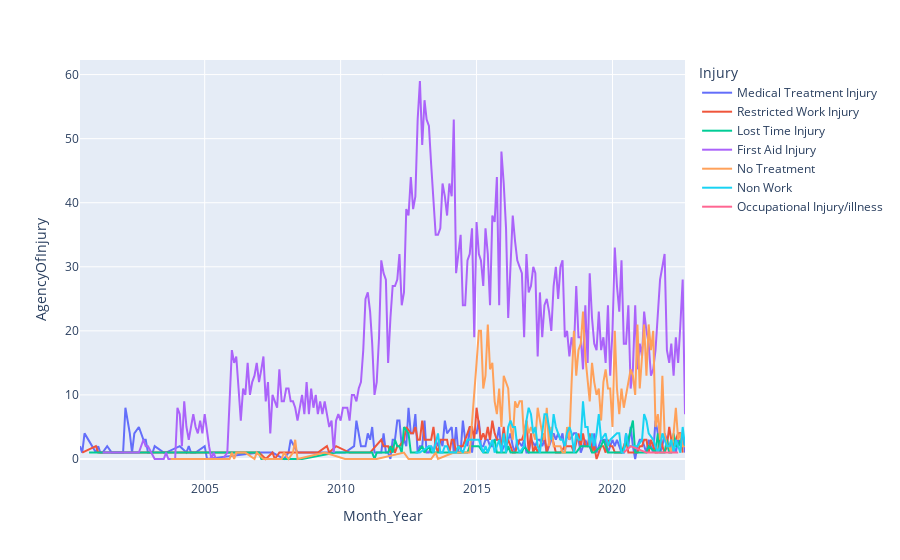

Notebook code cell kept with this figure:
### Code cell
import plotly.express as px

fig = px.line(grp1, y='AgencyOfInjury', color='Injury')
fig.show()

### Figure 1 — Plotly figure (JSON) as saved in the notebook; plotly's stock layout.template omitted (floating-point values rounded to 4 significant figures; data arrays with more than 128 entries replaced by an {"elided": "..."} marker saying what was removed)
{"data": [{"hovertemplate": "Injury=Medical Treatment Injury<br>Month_Year=%{x}<br>AgencyOfInjury=%{y}<extra></extra>", "legendgroup": "Medical Treatment Injury", "line": {"color": "#636efa", "dash": "solid"}, "marker": {"symbol": "circle"}, "mode": "lines", "name": "Medical Treatment Injury", "orientation": "v", "showlegend": true, "type": "scatter", "x": {"elided": "182 str values"}, "xaxis": "x", "y": {"elided": "182 int values"}, "yaxis": "y"}, {"hovertemplate": "Injury=Restricted Work Injury<br>Month_Year=%{x}<br>AgencyOfInjury=%{y}<extra></extra>", "legendgroup": "Restricted Work Injury", "line": {"color": "#EF553B", "dash": "solid"}, "marker": {"symbol": "circle"}, "mode": "lines", "name": "Restricted Work Injury", "orientation": "v", "showlegend": true, "type": "scatter", "x": {"elided": "142 str values"}, "xaxis": "x", "y": {"elided": "142 int values"}, "yaxis": "y"}, {"hovertemplate": "Injury=Lost Time Injury<br>Month_Year=%{x}<br>AgencyOfInjury=%{y}<extra></extra>", "legendgroup": "Lost Time Injury", "line": {"color": "#00cc96", "dash": "solid"}, "marker": {"symbol": "circle"}, "mode": "lines", "name": "Lost Time Injury", "orientation": "v", "showlegend": true, "type": "scatter", "x": ["2000-10-01T00:00:00", "2002-02-01T00:00:00", "2002-03-01T00:00:00", "2002-10-01T00:00:00", "2002-11-01T00:00:00", "2003-07-01T00:00:00", "2004-01-01T00:00:00", "2007-01-01T00:00:00", "2007-02-01T00:00:00", "2008-08-01T00:00:00", "2009-11-01T00:00:00", "2010-08-01T00:00:00", "2011-03-01T00:00:00", "2011-04-01T00:00:00", "2011-05-01T00:00:00", "2011-06-01T00:00:00", "2011-07-01T00:00:00", "2011-08-01T00:00:00", "2011-09-01T00:00:00", "2011-10-01T00:00:00", "2011-11-01T00:00:00", "2011-12-01T00:00:00", "2012-01-01T00:00:00", "2012-02-01T00:00:00", "2012-03-01T00:00:00", "2012-04-01T00:00:00", "2012-05-01T00:00:00", "2012-07-01T00:00:00", "2012-08-01T00:00:00", "2012-09-01T00:00:00", "2012-10-01T00:00:00", "2012-11-01T00:00:00", "2013-01-01T00:00:00", "2013-02-01T00:00:00", "2013-04-01T00:00:00", "2013-05-01T00:00:00", "2013-06-01T00:00:00", "2013-07-01T00:00:00", "2013-08-01T00:00:00", "2013-09-01T00:00:00", "2013-12-01T00:00:00", "2014-02-01T00:00:00", "2014-04-01T00:00:00", "2014-06-01T00:00:00", "2014-07-01T00:00:00", "2014-08-01T00:00:00", "2014-09-01T00:00:00", "2014-10-01T00:00:00", "2014-11-01T00:00:00", "2015-01-01T00:00:00", "2015-02-01T00:00:00", "2015-04-01T00:00:00", "2015-06-01T00:00:00", "2015-07-01T00:00:00", "2015-09-01T00:00:00", "2015-10-01T00:00:00", "2015-12-01T00:00:00", "2016-02-01T00:00:00", "2016-03-01T00:00:00", "2016-04-01T00:00:00", "2016-06-01T00:00:00", "2016-09-01T00:00:00", "2016-10-01T00:00:00", "2016-12-01T00:00:00", "2017-04-01T00:00:00", "2017-06-01T00:00:00", "2017-08-01T00:00:00", "2017-10-01T00:00:00", "2018-03-01T00:00:00", "2018-07-01T00:00:00", "2018-09-01T00:00:00", "2018-11-01T00:00:00", "2019-03-01T00:00:00", "2019-04-01T00:00:00", "2019-05-01T00:00:00", "2019-08-01T00:00:00", "2019-09-01T00:00:00", "2019-11-01T00:00:00", "2019-12-01T00:00:00", "2020-01-01T00:00:00", "2020-02-01T00:00:00", "2020-04-01T00:00:00", "2020-05-01T00:00:00", "2020-08-01T00:00:00", "2020-10-01T00:00:00", "2020-11-01T00:00:00", "2020-12-01T00:00:00", "2021-02-01T00:00:00", "2021-04-01T00:00:00", "2021-05-01T00:00:00", "2021-08-01T00:00:00", "2021-09-01T00:00:00", "2021-10-01T00:00:00", "2021-11-01T00:00:00", "2021-12-01T00:00:00", "2022-01-01T00:00:00", "2022-02-01T00:00:00", "2022-03-01T00:00:00", "2022-04-01T00:00:00", "2022-05-01T00:00:00", "2022-06-01T00:00:00", "2022-07-01T00:00:00", "2022-08-01T00:00:00"], "xaxis": "x", "y": [1, 1, 1, 1, 1, 1, 1, 1, 0, 0, 1, 1, 1, 0, 1, 1, 1, 1, 1, 1, 2, 1, 3, 2, 2, 1, 5, 4, 1, 1, 1, 1, 2, 1, 2, 1, 1, 1, 1, 1, 1, 1, 1, 1, 1, 1, 1, 2, 2, 2, 2, 1, 1, 2, 3, 1, 1, 1, 2, 1, 1, 1, 2, 1, 1, 1, 1, 1, 1, 1, 1, 2, 2, 1, 1, 2, 3, 1, 1, 1, 1, 1, 1, 3, 6, 1, 1, 1, 1, 2, 1, 4, 1, 1, 1, 3, 1, 1, 4, 2, 2, 3, 2], "yaxis": "y"}, {"hovertemplate": "Injury=First Aid Injury<br>Month_Year=%{x}<br>AgencyOfInjury=%{y}<extra></extra>", "legendgroup": "First Aid Injury", "line": {"color": "#ab63fa", "dash": "solid"}, "marker": {"symbol": "circle"}, "mode": "lines", "name": "First Aid Injury", "orientation": "v", "showlegend": true, "type": "scatter", "x": {"elided": "234 str values"}, "xaxis": "x", "y": {"elided": "234 int values"}, "yaxis": "y"}, {"hovertemplate": "Injury=No Treatment<br>Month_Year=%{x}<br>AgencyOfInjury=%{y}<extra></extra>", "legendgroup": "No Treatment", "line": {"color": "#FFA15A", "dash": "solid"}, "marker": {"symbol": "circle"}, "mode": "lines", "name": "No Treatment", "orientation": "v", "showlegend": true, "type": "scatter", "x": {"elided": "134 str values"}, "xaxis": "x", "y": {"elided": "134 int values"}, "yaxis": "y"}, {"hovertemplate": "Injury=Non Work<br>Month_Year=%{x}<br>AgencyOfInjury=%{y}<extra></extra>", "legendgroup": "Non Work", "line": {"color": "#19d3f3", "dash": "solid"}, "marker": {"symbol": "circle"}, "mode": "lines", "name": "Non Work", "orientation": "v", "showlegend": true, "type": "scatter", "x": ["2012-10-01T00:00:00", "2012-11-01T00:00:00", "2012-12-01T00:00:00", "2013-04-01T00:00:00", "2013-05-01T00:00:00", "2013-06-01T00:00:00", "2013-08-01T00:00:00", "2013-09-01T00:00:00", "2013-10-01T00:00:00", "2013-11-01T00:00:00", "2013-12-01T00:00:00", "2014-01-01T00:00:00", "2014-02-01T00:00:00", "2014-04-01T00:00:00", "2014-05-01T00:00:00", "2014-07-01T00:00:00", "2014-08-01T00:00:00", "2014-09-01T00:00:00", "2014-10-01T00:00:00", "2015-01-01T00:00:00", "2015-02-01T00:00:00", "2015-03-01T00:00:00", "2015-04-01T00:00:00", "2015-05-01T00:00:00", "2015-06-01T00:00:00", "2015-07-01T00:00:00", "2015-08-01T00:00:00", "2015-09-01T00:00:00", "2015-11-01T00:00:00", "2015-12-01T00:00:00", "2016-01-01T00:00:00", "2016-02-01T00:00:00", "2016-03-01T00:00:00", "2016-04-01T00:00:00", "2016-05-01T00:00:00", "2016-06-01T00:00:00", "2016-07-01T00:00:00", "2016-08-01T00:00:00", "2016-10-01T00:00:00", "2016-11-01T00:00:00", "2016-12-01T00:00:00", "2017-01-01T00:00:00", "2017-02-01T00:00:00", "2017-03-01T00:00:00", "2017-04-01T00:00:00", "2017-05-01T00:00:00", "2017-06-01T00:00:00", "2017-07-01T00:00:00", "2017-08-01T00:00:00", "2017-10-01T00:00:00", "2017-11-01T00:00:00", "2017-12-01T00:00:00", "2018-01-01T00:00:00", "2018-02-01T00:00:00", "2018-03-01T00:00:00", "2018-04-01T00:00:00", "2018-05-01T00:00:00", "2018-06-01T00:00:00", "2018-07-01T00:00:00", "2018-08-01T00:00:00", "2018-09-01T00:00:00", "2018-10-01T00:00:00", "2018-11-01T00:00:00", "2018-12-01T00:00:00", "2019-01-01T00:00:00", "2019-02-01T00:00:00", "2019-03-01T00:00:00", "2019-04-01T00:00:00", "2019-05-01T00:00:00", "2019-06-01T00:00:00", "2019-07-01T00:00:00", "2019-08-01T00:00:00", "2019-10-01T00:00:00", "2019-11-01T00:00:00", "2019-12-01T00:00:00", "2020-03-01T00:00:00", "2020-04-01T00:00:00", "2020-05-01T00:00:00", "2020-06-01T00:00:00", "2020-07-01T00:00:00", "2020-08-01T00:00:00", "2020-09-01T00:00:00", "2020-10-01T00:00:00", "2020-11-01T00:00:00", "2020-12-01T00:00:00", "2021-02-01T00:00:00", "2021-03-01T00:00:00", "2021-04-01T00:00:00", "2021-05-01T00:00:00", "2021-07-01T00:00:00", "2021-09-01T00:00:00", "2021-10-01T00:00:00", "2021-11-01T00:00:00", "2021-12-01T00:00:00", "2022-01-01T00:00:00", "2022-02-01T00:00:00", "2022-03-01T00:00:00", "2022-04-01T00:00:00", "2022-05-01T00:00:00", "2022-06-01T00:00:00", "2022-07-01T00:00:00", "2022-08-01T00:00:00", "2022-09-01T00:00:00"], "xaxis": "x", "y": [1, 1, 1, 2, 2, 1, 4, 1, 1, 2, 2, 1, 1, 1, 2, 1, 2, 3, 3, 3, 3, 2, 1, 2, 1, 2, 3, 1, 3, 1, 4, 1, 5, 6, 5, 5, 2, 1, 2, 6, 8, 7, 4, 5, 2, 1, 4, 7, 7, 3, 7, 5, 4, 3, 3, 2, 4, 5, 4, 1, 4, 3, 3, 9, 5, 5, 2, 4, 2, 4, 7, 3, 4, 2, 3, 4, 4, 1, 1, 4, 2, 2, 2, 2, 2, 3, 7, 6, 4, 3, 1, 2, 4, 3, 2, 2, 3, 1, 3, 2, 1, 5, 2], "yaxis": "y"}, {"hovertemplate": "Injury=Occupational Injury/illness<br>Month_Year=%{x}<br>AgencyOfInjury=%{y}<extra></extra>", "legendgroup": "Occupational Injury/illness", "line": {"color": "#FF6692", "dash": "solid"}, "marker": {"symbol": "circle"}, "mode": "lines", "name": "Occupational Injury/illness", "orientation": "v", "showlegend": true, "type": "scatter", "x": ["2020-06-01T00:00:00", "2020-09-01T00:00:00", "2021-04-01T00:00:00", "2022-06-01T00:00:00"], "xaxis": "x", "y": [1, 2, 1, 1], "yaxis": "y"}], "layout": {"legend": {"title": {"text": "Injury"}, "tracegroupgap": 0}, "margin": {"t": 60}, "xaxis": {"anchor": "y", "domain": [0, 1], "title": {"text": "Month_Year"}}, "yaxis": {"anchor": "x", "domain": [0, 1], "title": {"text": "AgencyOfInjury"}}}}
